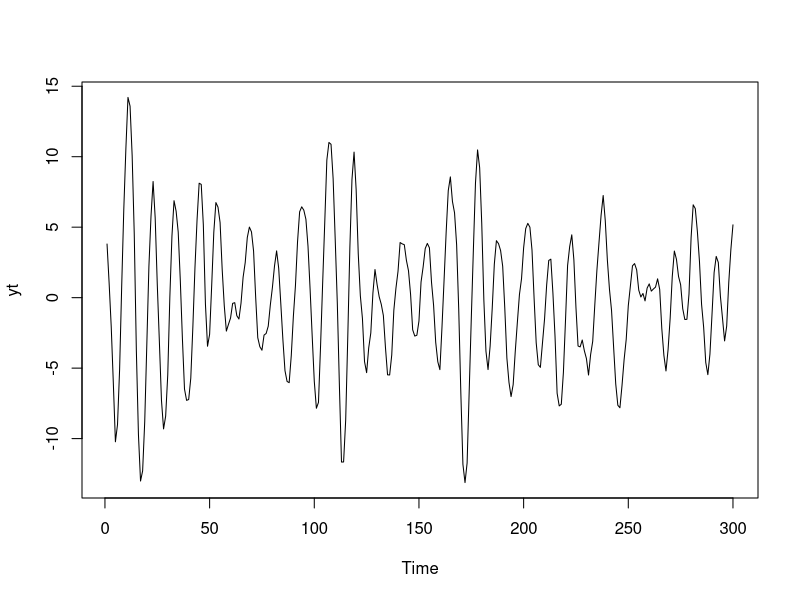
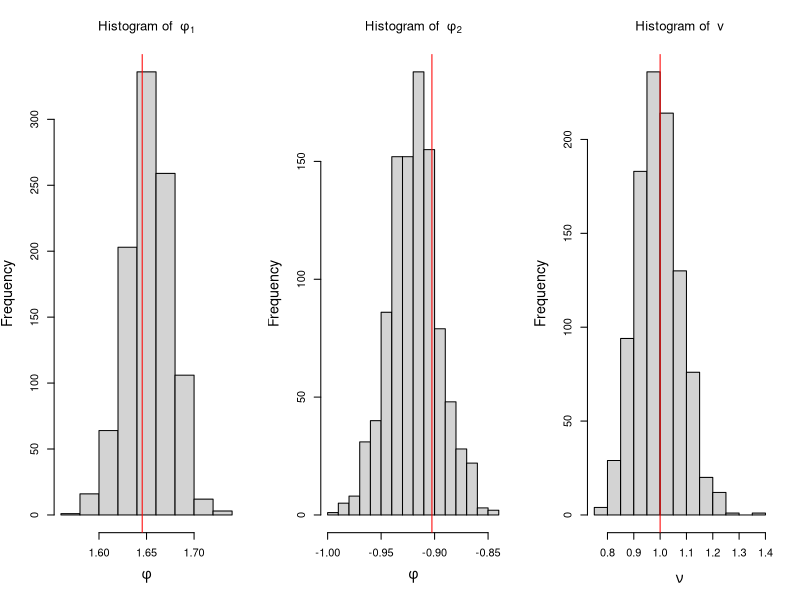

Reproduce these figures in R, in order.
set.seed(2021)
r=0.95
lambda=12 
phi=numeric(2) 
phi[1]=2*r*cos(2*pi/lambda) 
phi[2]=-r^2
sd=1 # innovation standard deviation
T=300 # number of time points
# generate stationary AR(2) process
yt=arima.sim(n = T, model = list(ar = phi), sd = sd) 
par(mfrow=c(1,1))
plot(yt)

## Case 1: Conditional likelihood
p=2
y=rev(yt[(p+1):T]) # response
X=t(matrix(yt[rev(rep((1:p),T-p)+rep((0:(T-p-1)),rep(p,T-p)))],p,T-p));
XtX=t(X)%*%X
XtX_inv=solve(XtX)
phi_MLE=XtX_inv%*%t(X)%*%y # MLE for phi
s2=sum((y - X%*%phi_MLE)^2)/(length(y) - p) #unbiased estimate for v

cat("\n MLE of conditional likelihood for phi: ", phi_MLE, "\n",
    "Estimate for v: ", s2, "\n")

#####################################################################################
##  AR(2) case 
### Posterior inference, conditional likelihood + reference prior via 
### direct sampling                 
#####################################################################################

n_sample=1000 # posterior sample size
library(MASS)

## step 1: sample v from inverse gamma distribution
v_sample=1/rgamma(n_sample, (T-2*p)/2, sum((y-X%*%phi_MLE)^2)/2)

## step 2: sample phi conditional on v from normal distribution
phi_sample=matrix(0, nrow = n_sample, ncol = p)
for(i in 1:n_sample){
  phi_sample[i, ]=mvrnorm(1,phi_MLE,Sigma=v_sample[i]*XtX_inv)
}

## plot histogram of posterior samples of phi and nu
par(mfrow = c(1, 3), cex.lab = 1.3)
for(i in 1:2){
  hist(phi_sample[, i], xlab = bquote(phi), 
       main = bquote("Histogram of "~phi[.(i)]))
  abline(v = phi[i], col = 'red')
}

hist(v_sample, xlab = bquote(nu), main = bquote("Histogram of "~v))
abline(v = sd, col = 'red')

